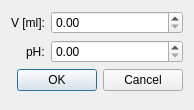
<?xml version="1.0" encoding="UTF-8"?>
<!--
Copyright (C) 2019  Christian Schärf

This program is free software: you can redistribute it and/or modify
it under the terms of the GNU General Public License as published by
the Free Software Foundation, either version 3 of the License, or
(at your option) any later version.

This program is distributed in the hope that it will be useful,
but WITHOUT ANY WARRANTY; without even the implied warranty of
MERCHANTABILITY or FITNESS FOR A PARTICULAR PURPOSE.  See the
GNU General Public License for more details.

You should have received a copy of the GNU General Public License
along with this program.  If not, see <http://www.gnu.org/licenses/>.
-->
<ui version="4.0">
 <class>ValueInputDialog</class>
 <widget class="QDialog" name="ValueInputDialog">
  <property name="geometry">
   <rect>
    <x>0</x>
    <y>0</y>
    <width>194</width>
    <height>110</height>
   </rect>
  </property>
  <property name="windowTitle">
   <string>Messwert eingeben</string>
  </property>
  <layout class="QFormLayout" name="formLayout">
   <property name="labelAlignment">
    <set>Qt::AlignRight|Qt::AlignTrailing|Qt::AlignVCenter</set>
   </property>
   <item row="0" column="1">
    <widget class="QDoubleSpinBox" name="volumeInput"/>
   </item>
   <item row="0" column="0">
    <widget class="QLabel" name="volumeLabel">
     <property name="text">
      <string>V [ml]:</string>
     </property>
    </widget>
   </item>
   <item row="1" column="0">
    <widget class="QLabel" name="pHLabel">
     <property name="text">
      <string>pH:</string>
     </property>
    </widget>
   </item>
   <item row="2" column="0" colspan="2">
    <widget class="QDialogButtonBox" name="buttonBox">
     <property name="orientation">
      <enum>Qt::Horizontal</enum>
     </property>
     <property name="standardButtons">
      <set>QDialogButtonBox::Cancel|QDialogButtonBox::Ok</set>
     </property>
    </widget>
   </item>
   <item row="1" column="1">
    <widget class="QDoubleSpinBox" name="pHInput"/>
   </item>
  </layout>
 </widget>
 <tabstops>
  <tabstop>volumeInput</tabstop>
  <tabstop>pHInput</tabstop>
 </tabstops>
 <resources/>
 <connections>
  <connection>
   <sender>buttonBox</sender>
   <signal>accepted()</signal>
   <receiver>ValueInputDialog</receiver>
   <slot>accept()</slot>
   <hints>
    <hint type="sourcelabel">
     <x>248</x>
     <y>254</y>
    </hint>
    <hint type="destinationlabel">
     <x>157</x>
     <y>274</y>
    </hint>
   </hints>
  </connection>
  <connection>
   <sender>buttonBox</sender>
   <signal>rejected()</signal>
   <receiver>ValueInputDialog</receiver>
   <slot>reject()</slot>
   <hints>
    <hint type="sourcelabel">
     <x>316</x>
     <y>260</y>
    </hint>
    <hint type="destinationlabel">
     <x>286</x>
     <y>274</y>
    </hint>
   </hints>
  </connection>
 </connections>
</ui>
